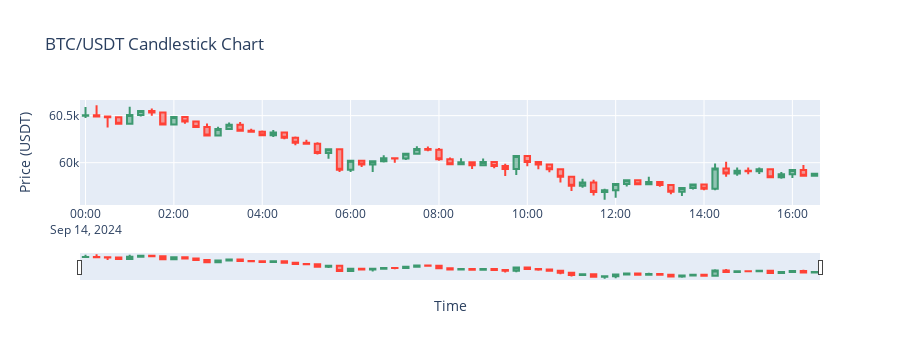

The notebook cell this image was saved under:
### Markdown cell above
## Execução do código:

### Code cell
import ccxt
import pandas as pd
import plotly.graph_objs as go
from IPython.display import display, clear_output
import time

# Inicializando a API da Binance
exchange = ccxt.binance()

# Função para obter o histórico de candles desde o início do dia
def get_daily_candles():
    # Obtém o timestamp do início do dia (00:00:00 UTC)
    start_of_day = pd.Timestamp.now().normalize()
    since = int(start_of_day.timestamp() * 1000)  # Converte para milissegundos
    ohlcv = exchange.fetch_ohlcv('BTC/USDT', timeframe='15m', since=since)  # Pega candles de 1 minuto desde o início do dia
    df = pd.DataFrame(ohlcv, columns=['timestamp', 'open', 'high', 'low', 'close', 'volume'])
    df['timestamp'] = pd.to_datetime(df['timestamp'], unit='ms')  # Convertendo o timestamp
    return df

# Função para obter novos candles a partir do último timestamp
def get_new_candles(last_timestamp):
    ohlcv = exchange.fetch_ohlcv('BTC/USDT', timeframe='15m', since=last_timestamp)  # Pega novos candles a partir do último timestamp
    df = pd.DataFrame(ohlcv, columns=['timestamp', 'open', 'high', 'low', 'close', 'volume'])
    df['timestamp'] = pd.to_datetime(df['timestamp'], unit='ms')  # Convertendo o timestamp
    return df

# Função para plotar o gráfico de candlesticks
def plot_btcusdt_candlestick(df):
    fig = go.Figure(data=[go.Candlestick(x=df['timestamp'],
                                         open=df['open'],
                                         high=df['high'],
                                         low=df['low'],
                                         close=df['close'],
                                         name='BTC/USDT')])
    fig.update_layout(title='BTC/USDT Candlestick Chart', xaxis_title='Time', yaxis_title='Price (USDT)')
    fig.show()

# Baixando o histórico do dia
df = get_daily_candles()

# Obtendo o último timestamp do histórico baixado
last_timestamp = int(df['timestamp'].max().timestamp() * 1000)  # Converte para milissegundos

# Loop para atualizar o gráfico com novos candles em tempo real
while True:
    # Obtendo novos candles desde o último timestamp
    new_candles = get_new_candles(last_timestamp)
    
    if not new_candles.empty:
        # Atualizando o DataFrame principal
        df = pd.concat([df, new_candles]).drop_duplicates(subset='timestamp', keep='last').reset_index(drop=True)
        
        # Atualizando o último timestamp com o mais recente do novo lote
        last_timestamp = int(df['timestamp'].max().timestamp() * 1000)
    
    # Mantendo os dados do dia e mostrando os últimos 50 candles no gráfico
    df_to_plot = df.tail(100)  # Plotando os últimos 50 candles
    
    # Atualizando o gráfico
    clear_output(wait=True)
    plot_btcusdt_candlestick(df_to_plot)
    
    # Intervalo de 2 segundos
    time.sleep(2)

### Figure 1 — Plotly figure (JSON) as saved in the notebook; plotly's stock layout.template omitted (floating-point values rounded to 4 significant figures)
{"data": [{"close": [60500.0, 60490.0, 60480.0, 60410.0, 60510.0, 60550.0, 60530.0, 60410.0, 60490.0, 60440.0, 60380.0, 60290.0, 60360.0, 60400.0, 60340, 60330.0, 60290.0, 60320.0, 60270.0, 60210.0, 60200, 60102, 60140.0, 59926, 60020, 59980.0, 60010.0, 60046, 60044, 60094, 60150.0, 60140.0, 60036, 59980.0, 60010.0, 59970.0, 60010.0, 59960.0, 59930.0, 60070.0, 60008, 59980.0, 59929, 59850.0, 59756, 59790.0, 59690.0, 59710.0, 59770.0, 59810.0, 59770.0, 59790.0, 59764, 59690.0, 59730.0, 59770.0, 59720.0, 59940.0, 59880.0, 59914, 59910.0, 59930.0, 59840.0, 59876, 59920.0, 59860.0, 59880.0], "high": [60592, 60610.0, 60502, 60490.0, 60600.0, 60552, 60580.0, 60540.0, 60500.0, 60496, 60440.0, 60420.0, 60382, 60426, 60430.0, 60360, 60342, 60350.0, 60320.0, 60280.0, 60240.0, 60220.0, 60150.0, 60140.0, 60026, 60020.0, 60020.0, 60080.0, 60050.0, 60094, 60174, 60172, 60156, 60055, 60048, 60010.0, 60040.0, 60010.0, 59988, 60070.0, 60070.0, 60010.0, 59980.0, 59929, 59850.0, 59830, 59820.0, 59722, 59774, 59820.0, 59820.0, 59850.0, 59790.0, 59760.0, 59740, 59780.0, 59780.0, 59990.0, 60010, 59950.0, 59950.0, 59948, 59930.0, 59900, 59922, 59976, 59880.0], "low": [60475, 60490.0, 60370.0, 60410.0, 60410.0, 60490, 60500, 60410.0, 60410.0, 60414, 60380.0, 60290.0, 60290.0, 60360.0, 60340, 60320.0, 60290.0, 60270.0, 60250, 60180.0, 60190, 60088, 60040.0, 59900.0, 59900, 59954, 59900, 60000.0, 60000.0, 60030.0, 60090.0, 60120.0, 60020, 59980.0, 59980.0, 59930.0, 59970.0, 59940, 59860.0, 59870.0, 59960.0, 59930.0, 59900.0, 59790.0, 59700.0, 59730.0, 59650, 59610.0, 59630.0, 59746, 59760, 59770.0, 59740.0, 59664, 59646, 59714, 59710.0, 59706, 59850, 59860.0, 59880.0, 59880, 59840.0, 59830.0, 59840.0, 59860, 59860.0], "name": "BTC/USDT", "open": [60500.0, 60500.0, 60490.0, 60484, 60410.0, 60510.0, 60550.0, 60530.0, 60410.0, 60490.0, 60440.0, 60380.0, 60288, 60360.0, 60400.0, 60340, 60330.0, 60290.0, 60320.0, 60270.0, 60210.0, 60200, 60102, 60140.0, 59926, 60020.0, 59980.0, 60014, 60050.0, 60044, 60090.0, 60150.0, 60140.0, 60040.0, 59980.0, 60010.0, 59970.0, 60010.0, 59960.0, 59932, 60070.0, 60010.0, 59980.0, 59929, 59850.0, 59760.0, 59790.0, 59690.0, 59710.0, 59770.0, 59810.0, 59770.0, 59790.0, 59764, 59690.0, 59730.0, 59770.0, 59720.0, 59938, 59880.0, 59914, 59910.0, 59930.0, 59840.0, 59880.0, 59920.0, 59860.0], "type": "candlestick", "x": ["2024-09-14T00:00:00", "2024-09-14T00:15:00", "2024-09-14T00:30:00", "2024-09-14T00:45:00", "2024-09-14T01:00:00", "2024-09-14T01:15:00", "2024-09-14T01:30:00", "2024-09-14T01:45:00", "2024-09-14T02:00:00", "2024-09-14T02:15:00", "2024-09-14T02:30:00", "2024-09-14T02:45:00", "2024-09-14T03:00:00", "2024-09-14T03:15:00", "2024-09-14T03:30:00", "2024-09-14T03:45:00", "2024-09-14T04:00:00", "2024-09-14T04:15:00", "2024-09-14T04:30:00", "2024-09-14T04:45:00", "2024-09-14T05:00:00", "2024-09-14T05:15:00", "2024-09-14T05:30:00", "2024-09-14T05:45:00", "2024-09-14T06:00:00", "2024-09-14T06:15:00", "2024-09-14T06:30:00", "2024-09-14T06:45:00", "2024-09-14T07:00:00", "2024-09-14T07:15:00", "2024-09-14T07:30:00", "2024-09-14T07:45:00", "2024-09-14T08:00:00", "2024-09-14T08:15:00", "2024-09-14T08:30:00", "2024-09-14T08:45:00", "2024-09-14T09:00:00", "2024-09-14T09:15:00", "2024-09-14T09:30:00", "2024-09-14T09:45:00", "2024-09-14T10:00:00", "2024-09-14T10:15:00", "2024-09-14T10:30:00", "2024-09-14T10:45:00", "2024-09-14T11:00:00", "2024-09-14T11:15:00", "2024-09-14T11:30:00", "2024-09-14T11:45:00", "2024-09-14T12:00:00", "2024-09-14T12:15:00", "2024-09-14T12:30:00", "2024-09-14T12:45:00", "2024-09-14T13:00:00", "2024-09-14T13:15:00", "2024-09-14T13:30:00", "2024-09-14T13:45:00", "2024-09-14T14:00:00", "2024-09-14T14:15:00", "2024-09-14T14:30:00", "2024-09-14T14:45:00", "2024-09-14T15:00:00", "2024-09-14T15:15:00", "2024-09-14T15:30:00", "2024-09-14T15:45:00", "2024-09-14T16:00:00", "2024-09-14T16:15:00", "2024-09-14T16:30:00"]}], "layout": {"height": 360, "title": {"text": "BTC/USDT Candlestick Chart"}, "xaxis": {"autorange": true, "range": ["2024-09-13 23:52:30", "2024-09-14 16:37:30"], "rangeslider": {"autorange": true, "range": ["2024-09-13 23:52:30", "2024-09-14 16:37:30"], "yaxis": {"_template": null, "rangemode": "match"}}, "title": {"text": "Time"}, "type": "date"}, "yaxis": {"autorange": true, "range": [59550.0, 60670.0], "title": {"text": "Price (USDT)"}}}}
